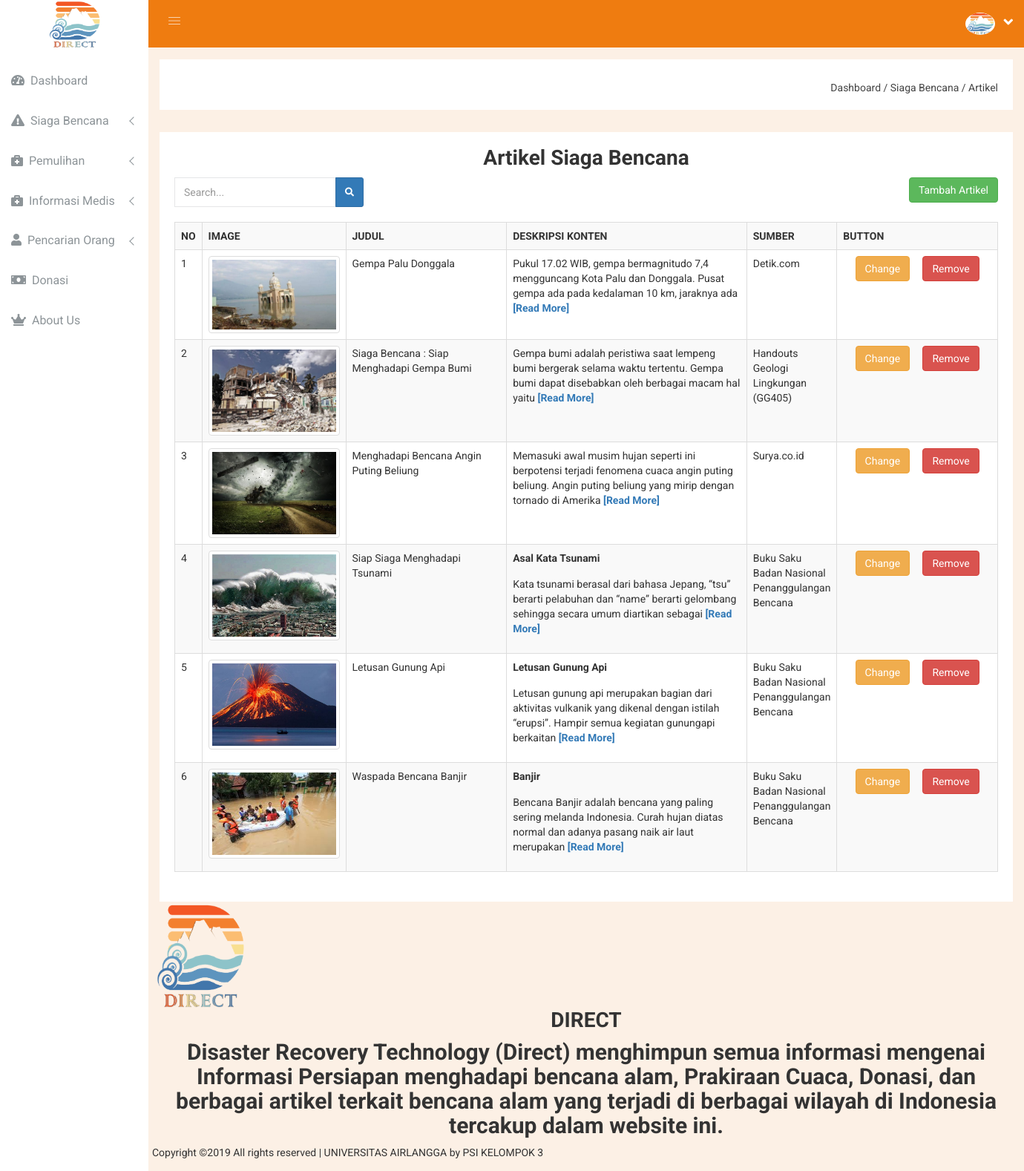
The page /main.php?module=artikeladm on the database its author committed.
### tables this page shows
CREATE TABLE `artikel_sg` (
  `id` int(11) NOT NULL,
  `judul` varchar(50) NOT NULL,
  `sumber` varchar(50) NOT NULL,
  `isi` text NOT NULL,
  `image` varchar(225) NOT NULL,
  `date` date NOT NULL
);

### main.php (called while the page is built, shortened)
<?php
include('module/index.php');
?>

### module/module/artikeladm.php (the view, shortened to what this page needs)
<div class="breadcome-area">
	<div class="container-fluid">
		<div class="row">
			<div class="col-lg-12 col-md-12 col-sm-12 col-xs-12">
				<div class="breadcome-list">
					<div class="row">
						<div class="col-lg-6 col-md-6 col-sm-6 col-xs-12">
						</div>
						<div class="col-lg-6 col-md-6 col-sm-6 col-xs-12">
							<ul class="breadcome-menu">
								<li>
									<a href="?module=dashboard">Dashboard</a>
									<span class="bread-slash">/</span>
								</li>
								<li>
									<span class="bread-blod">Siaga Bencana</span> <span class="bread-slash">/</span>
								</li>
								<li>
									<span><a href="?module=artikeladm">Artikel</a></span>
								</li>
							</ul>
						</div>
					</div>
				</div>
			</div>
		</div>
	</div>
</div>
<div class="col-lg-12">
	<div class="courses-inner res-mg-b-30">
		<div class="courses-title">
			<h1 align="center">Artikel Siaga Bencana</h1>
		</div>
		<div class="row">
			<form action="" method="post" autocomplete="off">
				<div class="col-lg-3">
					<div class="input-group input-mark-inner ">
						<input type="text" placeholder="Search..."  class="input-mark-inner mg-b-22 form-control" name="cari">
						<span class="input-group-btn">
							<button type="submit" name="btn-cari" class="btn btn-sm btn-primary">
								<i class="fa fa-search"></i>
							</button>
						</span>
					</div>
				</div>
			</form>
			<div class="col-lg-9" align="right">
				<a href="?module=newartikel">
					<button class="btn btn-success">Tambah Artikel</button>
				</a>
			</div>
		</div>
		<br>
		<div class="row">
			<div class="col-md-12">
				<?php
				require('config/db.php');
				$sql="";
				if(isset($_POST['btn-cari'])){
					$cari=$_POST['cari'];
					$sql="SELECT * FROM artikel_sg WHERE judul LIKE '%$cari%' OR sumber LIKE '%".$cari."%'";
				}else{
					$sql = 'SELECT * FROM artikel_sg ORDER by id ASC';
				}
				$result = mysqli_query($con,$sql);
				$no = 1;
				?>
				<table class="table table-bordered table-striped">
					<tr>
						<th width="2%">NO</th>
						<th width="18%">IMAGE</th>
						<th width="20%">JUDUL</th>
						<th width="30%">DESKRIPSI KONTEN</th>
						<th width="10%">SUMBER</th>
						<th width="20%">BUTTON</th>
					</tr>
					<?php
					while($row = mysqli_fetch_array($result)){ ?>
					<tr>
						<td><?php echo $no; ?></td>
						<td>
							<a href="?module=dtlArticleSiaga&id=<?php echo $row['id']; ?>"> <img src="images/SiagaBencana/<?php echo $row['image']; ?>" height="60" width="100%" class="img-thumbnail" /></b>
							</a>
						</td>
						<td><?php echo $row['judul']; ?></td>
						<td>
							<?php
							echo limit_words($row['isi'],20);
							if(str_word_count($row['isi'])>20){
								echo '<a href="?module=dtlArticleSiaga&id='.$row['id'].'"> <b>[Read More]</b></a>';
							}
							?>
						</td>
						<td><?php echo $row['sumber']; ?></td>
						<td align="center">
							<a href="?module=editArtikelSiaga&id=<?php echo $row['id']; ?>"><button type="button" class="btn btn-warning btn-s">Change</button></a>
							<button type="button" name="delete" data-toggle="modal" data-target=".bs-modal-DeleteArticle<?php echo $row['id']; ?>" class="btn btn-danger bt-sm" >Remove</button>
						</td>
								</tr>
								<?php
								$no++;
							}
							?>
						</table>
					</div>
				</div>
			</div>
		</div>
		<?php
		function limit_words($string, $word_limit){
			$words = explode(" ",$string);
			return implode(" ",array_splice($words,0,$word_limit));
		}
		?>

### module/index.php (shortened to what this page needs)
<!doctype html>
<html class="no-js" lang="en">
<?php include ("back-end/head.php"); ?>
<body>
	<?php include ("back-end/nav.php"); ?>
	<div class="all-content-wrapper">
		<?php include('back-end/topbar.php'); ?>
		<?php
		if(!empty($_GET['module'])) {
			$module=$_GET['module'];
			include('module/'.$module.'.php');
		} else {
			include('module/dashboard.php');
		}
		?>
		<?php include('back-end/footer.php'); ?>
	</div>

### back-end/head.php (shortened to what this page needs)
<head>
        <link rel="stylesheet" href="back-end/css/bootstrap.min.css">
        <link rel="stylesheet" href="https://use.fontawesome.com/releases/v5.8.1/css/all.css">
        <link rel="stylesheet" href="back-end/css/owl.carousel.css">
        <link rel="stylesheet" href="back-end/css/owl.theme.css">
        <link rel="stylesheet" href="back-end/css/owl.transitions.css">
        <link rel="stylesheet" href="back-end/css/animate.css">
        <link rel="stylesheet" href="back-end/css/normalize.css">
        <link rel="stylesheet" href="back-end/css/meanmenu.min.css">
        <link rel="stylesheet" href="back-end/css/main.css">
        <link rel="stylesheet" href="back-end/css/educate-custon-icon.css">
        <link rel="stylesheet" href="back-end/css/morrisjs/morris.css">
        <link rel="stylesheet" href="back-end/css/scrollbar/jquery.mCustomScrollbar.min.css">
        <link rel="stylesheet" href="back-end/css/metisMenu/metisMenu.min.css">
        <link rel="stylesheet" href="back-end/css/metisMenu/metisMenu-vertical.css">
        <link rel="stylesheet" href="back-end/css/calendar/fullcalendar.min.css">
        <link rel="stylesheet" href="back-end/css/calendar/fullcalendar.print.min.css">
        <link rel="stylesheet" href="back-end/style.css">
        <link rel="stylesheet" href="back-end/css/responsive.css">
        <link rel="stylesheet" href="back-end/css/data-table/bootstrap-table.css">
        <link rel="stylesheet" href="back-end/css/data-table/bootstrap-editable.css">
        <link rel="stylesheet" href="back-end/css/modals.css">
    </head>

### back-end/nav.php (shortened to what this page needs)
<div class="left-sidebar-pro">
	<nav id="sidebar" class="">
		<div class="sidebar-header">
			<a href="index.html"><img class="main-logo" src="components/images/logo.png" alt="" style="width: 75px;height: 65px;" /></a>
		</div>
		<div class="left-custom-menu-adp-wrap comment-scrollbar">
			<nav class="sidebar-nav left-sidebar-menu-pro">
				<ul class="metismenu" id="menu1">
					<?php include('sidebar.php'); ?>
				</ul>
			</nav>
		</div>
	</nav>
</div>

### back-end/sidebar.php (shortened to what this page needs)
<br>
<li>
	<a href="?module=dashboard" aria-expanded="false">
		<i class="fa fa-tachometer-alt "></i>
		<span class="mini-click-non">&nbsp;Dashboard</span>
	</a>
</li>
<li>
	<a class="has-arrow" href="#">
		<i class="fa fa-exclamation-triangle"></i>
		<span class="mini-click-non">&nbsp;Siaga Bencana</span>
	</a>
</li>
<li>
	<a class="has-arrow" href="#">
		<i class="fa fa-briefcase-medical"></i>
		<span class="mini-click-non">&nbsp;Pemulihan</span>
	</a>
</li>
<li>
	<a class="has-arrow" href="#">
		<i class="fa fa-briefcase-medical"></i>
		<span class="mini-click-non">&nbsp;Informasi Medis</span>
	</a>
</li>
<li>
	<a class="has-arrow" href="#">
		<i class="fa fa-user "></i>
		<span class="mini-click-non">&nbsp;Pencarian Orang</span>
	</a>
</li>
<li>
	<a href="?module=donasi" aria-expanded="false">
		<i class="fa fa-money-bill"></i>
		<span class="mini-click-non">&nbsp;Donasi</span>
	</a>
</li>
<li>
	<a href="?module=about" aria-expanded="false">
		<i class="fa fa-crown"></i>
		<span class="mini-click-non">&nbsp;About Us</span>
	</a>
</li>

### back-end/topbar.php (shortened to what this page needs)
<div class="container-fluid">
	<div class="row">
		<div class="col-lg-12 col-md-12 col-sm-12 col-xs-12">
			<div class="logo-pro">
				<a href="?module=dashboard"><img class="main-logo" src="components/images/logo.png" style="height: 60px;width: 50px;" alt="" /></a>
			</div>
		</div>
	</div>
</div>
<div class="header-advance-area">
	<div class="header-top-area">
		<div class="container-fluid">
			<div class="row">
				<div class="col-lg-12 col-md-12 col-sm-12 col-xs-12">
					<div class="header-top-wraper">
						<div class="row">
							<div class="col-lg-1 col-md-0 col-sm-1 col-xs-12">
								<div class="menu-switcher-pro">
									<button type="button" id="sidebarCollapse" class="btn bar-button-pro header-drl-controller-btn btn-info navbar-btn">
										<i class="educate-icon educate-nav"></i>
									</button>
								</div>
							</div>
							<div class="col-lg-5 col-md-5 col-sm-12 col-xs-12">
								<div class="header-right-info">
									<ul class="nav navbar-nav mai-top-nav header-right-menu">
										<li class="nav-item">
											<a href="#" data-toggle="dropdown" role="button" aria-expanded="false" class="nav-link dropdown-toggle">
												<img src="components/images/logo.png" alt="" style="width: 40px;height: 30px;background: white;" />
													<i class="fa fa-angle-down edu-icon edu-down-arrow"></i>
												</a>
											</li>
										</ul>
									</div>
								</div>
							</div>
						</div>
					</div>
				</div>
			</div>
		</div>
									<?php include('sidebar.php'); ?>
	</div>

### front-end/footer.php
<footer class="site-footer">
    <div class="footer-widgets">
        <div class="container">
            <div class="row">
                <div class="col-2">
                <img src="components/images/logo.png" style="width: 130px;height: 145px;" alt="">
                </div>
                <div class="col-10" align="center">
                    <div class="foot-about">
                        <h1 align="center">DIRECT</h1>
                        <h2 align="center">Disaster Recovery Technology (Direct) menghimpun semua informasi mengenai Informasi Persiapan menghadapi bencana alam, Prakiraan Cuaca, Donasi, dan berbagai artikel terkait bencana alam yang terjadi di berbagai wilayah di Indonesia tercakup dalam website ini.
                        </div>
                    </div>
                </div>
            </div>
        </div>
        <div class="footer-bar">
            <div class="container">
                <div class="row">
                    <div class="col-12">
                        <p class="m-0">
                            Copyright &copy;2019 All rights reserved | UNIVERSITAS AIRLANGGA by PSI KELOMPOK 3
                            </p>
                        </div>
                    </div>
                </div>
            </div>
    </footer>

### back-end/css/main.css (style rules this page uses)
html { color: #222; font-size: 1em; line-height: 1.4; }
audio, canvas, iframe, img, svg, video { vertical-align: middle; }

### back-end/css/metisMenu/metisMenu-vertical.css (style rules this page uses)
.sidebar-nav { background: #fff; }
.sidebar-nav ul { padding: 0; margin: 0; list-style: none; background: #f5f5f5; }
.sidebar-nav .metismenu { background: #fff; display: -webkit-box; display: -ms-flexbox; display: flex; -webkit-box-orient: vertical; -webkit-box-direction: normal; -ms-flex-direction: column; flex-direction: column; }
.sidebar-nav .metismenu li + li { margin-top: 5px; }
.sidebar-nav .metismenu li:last-child { margin-bottom: 5px; }
.sidebar-nav .metismenu > li { display: -webkit-box; display: -ms-flexbox; display: flex; -webkit-box-orient: vertical; -webkit-box-direction: normal; -ms-flex-direction: column; flex-direction: column; position: relative; }
.sidebar-nav .metismenu a { position: relative; display: block; padding: 13px 15px; color: #444; outline-width: 0; transition: all .3s ease-out; font-size:16px; font-weight:400; }

### rows shown on the page
artikel_sg: image (picture), judul "Gempa Palu Donggala", isi "Pukul 17.02 WIB, gempa bermagnitudo 7,4 mengguncang Kota Palu dan Donggala. Pusat gempa ada pada kedalaman 10 km, jaraknya ada", sumber "Detik.com"
artikel_sg: image (picture), judul "Siaga Bencana : Siap Menghadapi Gempa Bumi", isi "Gempa bumi adalah peristiwa saat lempeng bumi bergerak selama waktu tertentu. Gempa bumi dapat disebabkan oleh berbagai macam hal yaitu", sumber "Handouts Geologi Lingkungan (GG405)"
artikel_sg: image (picture), judul "Menghadapi Bencana Angin Puting Beliung", isi "Memasuki awal musim hujan seperti ini berpotensi terjadi fenomena cuaca angin puting beliung. Angin puting beliung yang mirip dengan tornado di Amerika", sumber "Surya.co.id"
artikel_sg: image (picture), judul "Siap Siaga Menghadapi Tsunami", isi "Asal Kata Tsunami Kata tsunami berasal dari bahasa Jepang, “tsu” berarti pelabuhan dan “name” berarti gelombang sehingga secara umum diartikan sebagai", sumber "Buku Saku Badan Nasional Penanggulangan Bencana"
artikel_sg: image (picture), judul "Letusan Gunung Api", isi "Letusan Gunung Api Letusan gunung api merupakan bagian dari aktivitas vulkanik yang dikenal dengan istilah “erupsi”. Hampir semua kegiatan gunungapi berkaitan", sumber "Buku Saku Badan Nasional Penanggulangan Bencana"
artikel_sg: image (picture), judul "Waspada Bencana Banjir", isi "Banjir Bencana Banjir adalah bencana yang paling sering melanda Indonesia. Curah hujan diatas normal dan adanya pasang naik air laut merupakan", sumber "Buku Saku Badan Nasional Penanggulangan Bencana"
